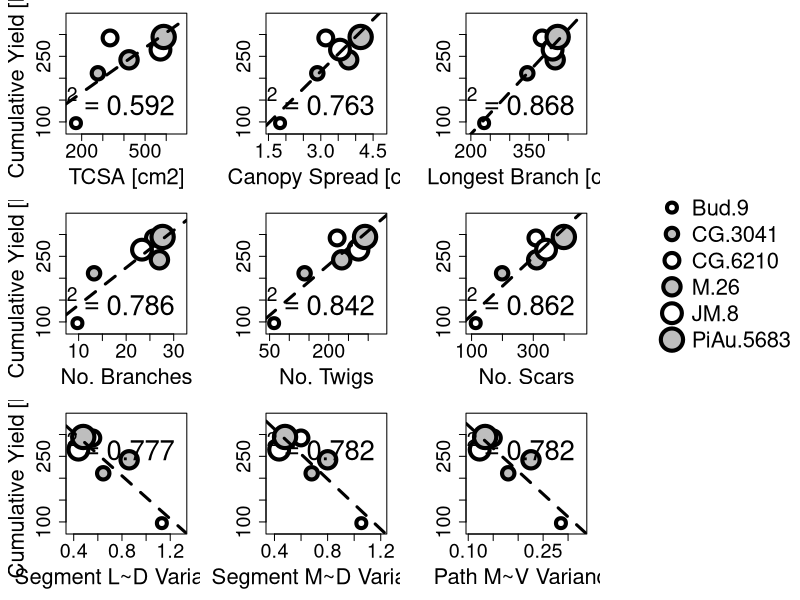

Generate this figure with R:
# This script generates figures for yield ~ morphologies from yield-morph.csv.

gen_fig <- function(x, x_lab, R2, position, 
                    y = sig_data$avg_cum_yield, y_lab = ''){
  # generates a yield by morphology plot at rootstock level
  plot(range(min(x) - .15 * min(x), max(x) + .15 * max(x)), 
       range(min(y) - .15 * min(y), max(y) + .15 * max(y)), 
       ylab = y_lab, xlab = x_lab, type = 'n')
  for(rootstock in 1:length(x)){
      points(x[rootstock], y[rootstock],
             cex = (1.5 + .5 * rootstock), pch = 21,  lwd = 4,
             bg = if (rootstock %% 2 == 1) 'white' else 'grey')
  } 
  abline(get_ab(x,y), lwd = 3, lty = 'dashed')
  legend(position, legend=R2, bty='n', cex=2.5) 
}

insert_blank <- function(){
  plot(range(0,1), range(0,1), bty='n', main = '', xaxt='n', yaxt='n', xlab='', ylab='', type ='n')
}

insert_legend <- function(){
  insert_blank()
  par(xpd=T)
  legend('center', bty = 'n', cex = 2, pt.lwd = 4,
         legend = sig_data$rootstock, 
         pch = 21, pt.bg = c('white', 'grey', 'white', 'grey', 'white', 'grey'),
         pt.cex = c(2, 2.5, 3, 3.5, 4, 4.5)
  )
  par(xpd=F)
}

get_ab <- function(x, y){
  test <- lm(y~x)
  return(test$coef)
}

sig_data <- read.csv('yield-morph.csv')
 

pdf(file="morph-yield.pdf", width= 12, height=9, family="Helvetica", 
    pointsize=14)
par(mfrow= c(3,4), mar = c(5,5,1,1),  oma = c(0,0,0,0), 
    cex.lab = 2, cex.axis = 1.8)
gen_fig((sig_data$avg_trunk_diam * pi), 'TCSA [cm2]', 
        expression(R^2 == 0.592), 'bottomright', 
        y_lab = 'Cumulative Yield [Kg]')
gen_fig(sig_data$avg_canopy_spread, 'Canopy Spread [cm]', 
        expression(R^2 == 0.763), 'bottomright')
gen_fig(sig_data$avg_max_path, 'Longest Branch [cm]',
        expression(R^2 == 0.868), 'bottomright')
insert_blank()
gen_fig(sig_data$avg_no_branches, 'No. Branches',
        expression(R^2 == 0.786), 'bottomright',
        y_lab = 'Cumulative Yield [Kg]')
gen_fig(sig_data$avg_no_twigs, 'No. Twigs',
        expression(R^2 == 0.842), 'bottomright')
gen_fig(sig_data$avg_no_scars, 'No. Scars', 
        expression(R^2 == 0.862), 'bottomright')
insert_legend()
gen_fig(sig_data$expr_L_D_seg, 'Segment L~D Variance', 
        expression(R^2 == 0.777), 'topright', 
        y_lab = 'Cumulative Yield [Kg]')
gen_fig(sig_data$expr_M_D_seg, 'Segment M~D Variance',
        expression(R^2 == 0.782), 'topright')
gen_fig(sig_data$expr_M_V_path, 'Path M~V Variance',
        expression(R^2 == 0.782), 'topright')
dev.off()
